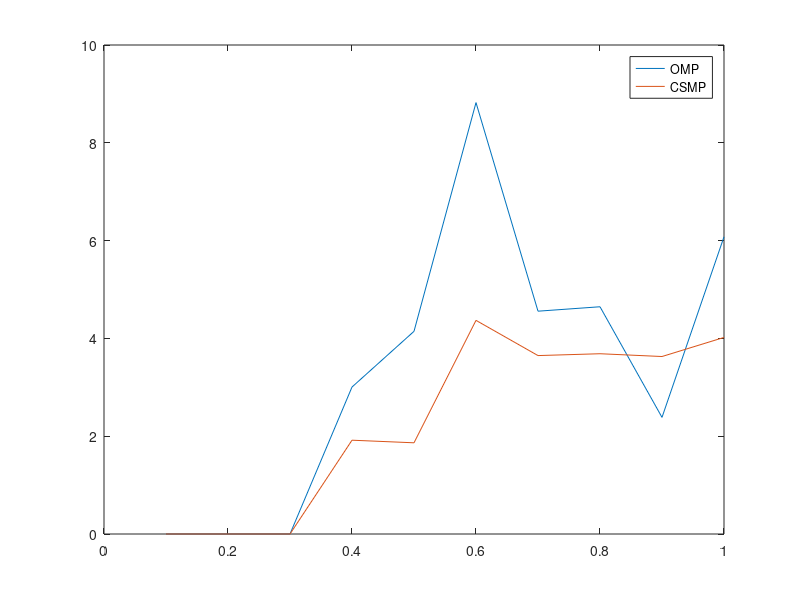

Write the MATLAB code that produced this figure.
%-----------------------------------------------------------------
% Exercise 10.12
% Implements the OMP and CSMP algorithms.
%----------------------------------------------------------------


function Matlab10_12

% Chooze a fixed signal length.
l = 100;


alpha = 0.2; % set alpha equal to 0.8 for question (b)
N = round(alpha*l);
error = zeros(2,10);
beta = 0.1:0.1:1;

X = randn(N,l)*sqrt(1/N);
for count = 1:10
   k = round(beta(count)*N);
   t = 2*k;

   % Make the unknown sparse vector
   theta = zeros(l,1);
   theta(randperm(l,k))=randn(k,1);

       
   y = X*theta;
       
%  Uncomment the next 4 lines in order to add some noise (question (c))
%        SNR = 20;
%        varnoise = (k/N)/10^(SNR/10);
%        noise = randn(size(y))*sqrt(varnoise);
%        y = y + noise;
   
       % Run OMP
       theta_OMP = OMP(X,y,k);
       error(1,count) = norm(theta - theta_OMP);
       
       % Run CSMP
       theta_CSMP = CSMP(X,y,k,t);
       error(2,count) = norm(theta - theta_CSMP);

end
   
figure;plot(beta,error(1,:),beta,error(2,:))
legend('OMP','CSMP')
end




function theta=CSMP(X,y,k,t)
   
l = size(X,2);
if t>l, t=l; end % check if t is larger than l


    theta = zeros(l,1);
    residual=y;
  %  normx = sqrt(sum(X.^2,1))';
    for i=1:1:20,
        b1 = find(theta);
        proxy = X'*residual;
        [~,b2] = sort(abs(proxy),'descend');
        S = unique([b1;b2(1:t)]);
        
        theta_=pinv(X(:,S))*y;

        theta = zeros(size(X,2),1);
        theta(S) = theta_;
        [~,b] = sort(abs(theta),'descend');
        theta(b(k+1:end)) = 0;
        residual=y-X*theta;
        
    end;
end

function theta=OMP(X,y,k)

    residual=y;
    S=zeros(k,1);
    normx = sqrt(sum(X.^2,1))';
    for i=1:1:k,
        proj=X'*residual;
        proj = proj./normx;
        [~,pos]=max(abs(proj));
        pos=pos(1);
        S(i)=pos;
        theta_=pinv(X(:,S(1:i)))*y;

        theta = zeros(size(X,2),1);
        theta(S(1:i)) = theta_;
        residual=y-X*theta;
        
      %  residual=y-X(:,indx(1:i))*theta_; %a faster implementation
    end;
   % theta = zeros(size(X,2),1);
% theta(indx) = theta_;
end
